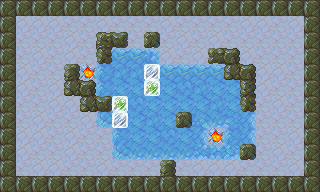

This is a level from a 2D game, rendered from its Tiled map with the project's own tilesets. A one-line summary and the map file follow, with tile-layer data summarised:
An orthogonal 20x12 tile map with 16x16 px tiles, 4 tile layers (Bottom, Floor, FloorTop, Blocks), 5 tilesets.

<map version="1.0" orientation="orthogonal" width="20" height="12" tilewidth="16" tileheight="16">
 <tileset firstgid="1" name="ground" tilewidth="16" tileheight="16">
  <image source="assets/tileset-ground.png" width="48" height="16" />
 </tileset>
 <tileset firstgid="4" name="misc" tilewidth="16" tileheight="16">
  <image source="assets/tileset-misc.png" width="64" height="16" />
  <tile id="3">
   <properties>
    <property name="goal" value="true" />
   </properties>
  </tile>
 </tileset>
 <tileset firstgid="8" name="pushblocks" tilewidth="16" tileheight="16">
  <image source="assets/tileset-pushblocks.png" width="48" height="16" />
  <tile id="1">
   <properties>
    <property name="goal" value="true" />
    <property name="sprite" value="assets/frozen.sprite" />
   </properties>
  </tile>
 </tileset>
 <tileset firstgid="11" name="rocks" tilewidth="16" tileheight="16">
  <properties>
   <property name="collision" value="true" />
  </properties>
  <image source="assets/tileset-rocks.png" width="256" height="48" />
 </tileset>
 <tileset firstgid="59" name="slippery" tilewidth="16" tileheight="16">
  <properties>
   <property name="slippery_block" value="true" />
   <property name="slippery_player" value="true" />
  </properties>
  <image source="assets/tileset-slippery.png" width="256" height="48" />
 </tileset>
 <layer name="Bottom" width="20" height="12">
  <data>[240 cells, 240 non-empty, 2 distinct tile ids]</data>
 </layer>
 <layer name="Floor" width="20" height="12">
  <properties>
   <property name="player_offset_y" value="-1" />
   <property name="player_sprite" value="assets/dino.sprite" />
  </properties>
  <data>[240 cells, 101 non-empty, 21 distinct tile ids]</data>
 </layer>
 <layer name="FloorTop" width="20" height="12">
  <data>[240 cells, 78 non-empty, 10 distinct tile ids]</data>
 </layer>
 <layer name="Blocks" width="20" height="12">
  <data>[240 cells, 4 non-empty, 2 distinct tile ids]</data>
 </layer>
</map>
